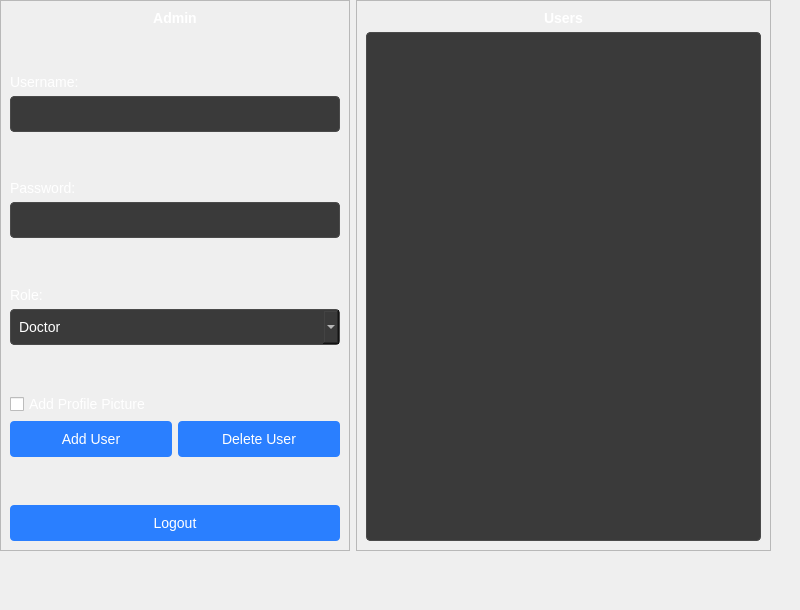
<?xml version="1.0" encoding="UTF-8"?>
<ui version="4.0">
 <class>AdminPage</class>
 <widget class="QWidget" name="AdminPage">
  <property name="geometry">
   <rect>
    <x>0</x>
    <y>0</y>
    <width>800</width>
    <height>610</height>
   </rect>
  </property>
  <property name="windowTitle">
   <string>Admin Panel</string>
  </property>
  <property name="styleSheet">
   <string notr="true">
     QMainWindow {
       background-color: #2d2d2d;
     }
     QLabel {
       color: #ffffff;
       font-size: 14px;
     }
     QLineEdit {
       background-color: #3a3a3a;
       border: 1px solid #4a4a4a;
       border-radius: 4px;
       padding: 8px;
       color: #ffffff;
       font-size: 14px;
     }
     QLineEdit:focus {
       border: 1px solid #2a7fff;
     }
     QPushButton {
       background-color: #2a7fff;
       color: white;
       border: none;
       border-radius: 4px;
       padding: 10px;
       font-size: 14px;
       min-width: 100px;
     }
     QPushButton:hover {
       background-color: #3a8fff;
     }
     QPushButton:pressed {
       background-color: #1a6fe5;
     }
     QComboBox {
       background-color: #3a3a3a;
       color: #ffffff;
       border: 1px solid #4a4a4a;
       border-radius: 4px;
       padding: 8px;
       font-size: 14px;
     }
     QListWidget {
       background-color: #3a3a3a;
       border: 1px solid #4a4a4a;
       border-radius: 4px;
       color: #ffffff;
       font-size: 14px;
     }
     /* Profile picture checkbox */
     QCheckBox {
       color: #ffffff;
       font-size: 14px;
     }
     /* Theme toggle button */
     QPushButton#themeToggleButton {
       background-color: #5A5A5A;
       min-width: 0;
       padding: 5px;
     }
   </string>
  </property>
  <widget class="QWidget" name="centralwidget">
   <property name="geometry">
    <rect>
     <x>0</x>
     <y>0</y>
     <width>771</width>
     <height>551</height>
    </rect>
   </property>
   <layout class="QHBoxLayout" name="horizontalLayout">
    <item>
     <widget class="QFrame" name="frame">
      <property name="maximumSize">
       <size>
        <width>350</width>
        <height>16777215</height>
       </size>
      </property>
      <property name="frameShape">
       <enum>QFrame::Shape::StyledPanel</enum>
      </property>
      <property name="frameShadow">
       <enum>QFrame::Shadow::Raised</enum>
      </property>
      <layout class="QVBoxLayout" name="verticalLayout">
       <item>
        <widget class="QLabel" name="label_3">
         <property name="font">
          <font>
           <pointsize>-1</pointsize>
           <bold>true</bold>
          </font>
         </property>
         <property name="text">
          <string>Admin</string>
         </property>
         <property name="alignment">
          <set>Qt::AlignmentFlag::AlignCenter</set>
         </property>
        </widget>
       </item>
       <item>
        <spacer name="verticalSpacer">
         <property name="orientation">
          <enum>Qt::Orientation::Vertical</enum>
         </property>
         <property name="sizeHint" stdset="0">
          <size>
           <width>20</width>
           <height>20</height>
          </size>
         </property>
        </spacer>
       </item>
       <item>
        <widget class="QLabel" name="label">
         <property name="text">
          <string>Username:</string>
         </property>
        </widget>
       </item>
       <item>
        <widget class="QLineEdit" name="usernameInput"/>
       </item>
       <item>
        <spacer name="verticalSpacer_2">
         <property name="orientation">
          <enum>Qt::Orientation::Vertical</enum>
         </property>
         <property name="sizeHint" stdset="0">
          <size>
           <width>20</width>
           <height>10</height>
          </size>
         </property>
        </spacer>
       </item>
       <item>
        <widget class="QLabel" name="label_2">
         <property name="text">
          <string>Password:</string>
         </property>
        </widget>
       </item>
       <item>
        <widget class="QLineEdit" name="passwordInput">
         <property name="echoMode">
          <enum>QLineEdit::EchoMode::Password</enum>
         </property>
        </widget>
       </item>
       <item>
        <spacer name="verticalSpacer_3">
         <property name="orientation">
          <enum>Qt::Orientation::Vertical</enum>
         </property>
         <property name="sizeHint" stdset="0">
          <size>
           <width>20</width>
           <height>10</height>
          </size>
         </property>
        </spacer>
       </item>
       <item>
        <widget class="QLabel" name="label_4">
         <property name="text">
          <string>Role:</string>
         </property>
        </widget>
       </item>
       <item>
        <widget class="QComboBox" name="roleComboBox">
         <item>
          <property name="text">
           <string>Doctor</string>
          </property>
         </item>
         <item>
          <property name="text">
           <string>Receptionist</string>
          </property>
         </item>
        </widget>
       </item>
       <item>
        <spacer name="verticalSpacer_4">
         <property name="orientation">
          <enum>Qt::Orientation::Vertical</enum>
         </property>
         <property name="sizeHint" stdset="0">
          <size>
           <width>20</width>
           <height>20</height>
          </size>
         </property>
        </spacer>
       </item>
       <item>
        <widget class="QCheckBox" name="profilePicCheckBox">
         <property name="text">
          <string>Add Profile Picture</string>
         </property>
        </widget>
       </item>
       <item>
        <layout class="QHBoxLayout" name="horizontalLayout_2">
         <item>
          <widget class="QPushButton" name="addUserButton">
           <property name="text">
            <string>Add User</string>
           </property>
          </widget>
         </item>
         <item>
          <widget class="QPushButton" name="deleteUserButton">
           <property name="text">
            <string>Delete User</string>
           </property>
          </widget>
         </item>
        </layout>
       </item>
       <item>
        <spacer name="verticalSpacer_5">
         <property name="orientation">
          <enum>Qt::Orientation::Vertical</enum>
         </property>
         <property name="sizeHint" stdset="0">
          <size>
           <width>20</width>
           <height>40</height>
          </size>
         </property>
        </spacer>
       </item>
       <item>
        <widget class="QPushButton" name="logoutButton">
         <property name="text">
          <string>Logout</string>
         </property>
        </widget>
       </item>
      </layout>
     </widget>
    </item>
    <item>
     <widget class="QFrame" name="frame_2">
      <property name="frameShape">
       <enum>QFrame::Shape::StyledPanel</enum>
      </property>
      <property name="frameShadow">
       <enum>QFrame::Shadow::Raised</enum>
      </property>
      <layout class="QVBoxLayout" name="verticalLayout_2">
       <item>
        <widget class="QLabel" name="label_5">
         <property name="font">
          <font>
           <pointsize>-1</pointsize>
           <bold>true</bold>
          </font>
         </property>
         <property name="text">
          <string>Users</string>
         </property>
         <property name="alignment">
          <set>Qt::AlignmentFlag::AlignCenter</set>
         </property>
        </widget>
       </item>
       <item>
        <widget class="QListWidget" name="userListWidget"/>
       </item>
      </layout>
     </widget>
    </item>
   </layout>
  </widget>
 </widget>
 <resources/>
 <connections/>
</ui>
